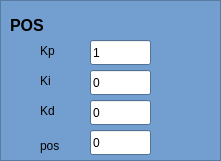
  <widget class="QFrame" name="pos_frame">
   <property name="geometry">
    <rect>
     <x>600</x>
     <y>500</y>
     <width>221</width>
     <height>161</height>
    </rect>
   </property>
   <property name="palette">
    <palette>
     <active>
      <colorrole role="WindowText">
       <brush brushstyle="SolidPattern">
        <color alpha="255">
         <red>0</red>
         <green>0</green>
         <blue>0</blue>
        </color>
       </brush>
      </colorrole>
      <colorrole role="Button">
       <brush brushstyle="SolidPattern">
        <color alpha="255">
         <red>114</red>
         <green>159</green>
         <blue>207</blue>
        </color>
       </brush>
      </colorrole>
      <colorrole role="Light">
       <brush brushstyle="SolidPattern">
        <color alpha="255">
         <red>196</red>
         <green>225</green>
         <blue>255</blue>
        </color>
       </brush>
      </colorrole>
      <colorrole role="Midlight">
       <brush brushstyle="SolidPattern">
        <color alpha="255">
         <red>155</red>
         <green>192</green>
         <blue>231</blue>
        </color>
       </brush>
      </colorrole>
      <colorrole role="Dark">
       <brush brushstyle="SolidPattern">
        <color alpha="255">
         <red>57</red>
         <green>79</green>
         <blue>103</blue>
        </color>
       </brush>
      </colorrole>
      <colorrole role="Mid">
       <brush brushstyle="SolidPattern">
        <color alpha="255">
         <red>76</red>
         <green>106</green>
         <blue>138</blue>
        </color>
       </brush>
      </colorrole>
      <colorrole role="Text">
       <brush brushstyle="SolidPattern">
        <color alpha="255">
         <red>0</red>
         <green>0</green>
         <blue>0</blue>
        </color>
       </brush>
      </colorrole>
      <colorrole role="BrightText">
       <brush brushstyle="SolidPattern">
        <color alpha="255">
         <red>255</red>
         <green>255</green>
         <blue>255</blue>
        </color>
       </brush>
      </colorrole>
      <colorrole role="ButtonText">
       <brush brushstyle="SolidPattern">
        <color alpha="255">
         <red>0</red>
         <green>0</green>
         <blue>0</blue>
        </color>
       </brush>
      </colorrole>
      <colorrole role="Base">
       <brush brushstyle="SolidPattern">
        <color alpha="255">
         <red>255</red>
         <green>255</green>
         <blue>255</blue>
        </color>
       </brush>
      </colorrole>
      <colorrole role="Window">
       <brush brushstyle="SolidPattern">
        <color alpha="255">
         <red>114</red>
         <green>159</green>
         <blue>207</blue>
        </color>
       </brush>
      </colorrole>
      <colorrole role="Shadow">
       <brush brushstyle="SolidPattern">
        <color alpha="255">
         <red>0</red>
         <green>0</green>
         <blue>0</blue>
        </color>
       </brush>
      </colorrole>
      <colorrole role="AlternateBase">
       <brush brushstyle="SolidPattern">
        <color alpha="255">
         <red>184</red>
         <green>207</green>
         <blue>231</blue>
        </color>
       </brush>
      </colorrole>
      <colorrole role="ToolTipBase">
       <brush brushstyle="SolidPattern">
        <color alpha="255">
         <red>255</red>
         <green>255</green>
         <blue>220</blue>
        </color>
       </brush>
      </colorrole>
      <colorrole role="ToolTipText">
       <brush brushstyle="SolidPattern">
        <color alpha="255">
         <red>0</red>
         <green>0</green>
         <blue>0</blue>
        </color>
       </brush>
      </colorrole>
     </active>
     <inactive>
      <colorrole role="WindowText">
       <brush brushstyle="SolidPattern">
        <color alpha="255">
         <red>0</red>
         <green>0</green>
         <blue>0</blue>
        </color>
       </brush>
      </colorrole>
      <colorrole role="Button">
       <brush brushstyle="SolidPattern">
        <color alpha="255">
         <red>114</red>
         <green>159</green>
         <blue>207</blue>
        </color>
       </brush>
      </colorrole>
      <colorrole role="Light">
       <brush brushstyle="SolidPattern">
        <color alpha="255">
         <red>196</red>
         <green>225</green>
         <blue>255</blue>
        </color>
       </brush>
      </colorrole>
      <colorrole role="Midlight">
       <brush brushstyle="SolidPattern">
        <color alpha="255">
         <red>155</red>
         <green>192</green>
         <blue>231</blue>
        </color>
       </brush>
      </colorrole>
      <colorrole role="Dark">
       <brush brushstyle="SolidPattern">
        <color alpha="255">
         <red>57</red>
         <green>79</green>
         <blue>103</blue>
        </color>
       </brush>
      </colorrole>
      <colorrole role="Mid">
       <brush brushstyle="SolidPattern">
        <color alpha="255">
         <red>76</red>
         <green>106</green>
         <blue>138</blue>
        </color>
       </brush>
      </colorrole>
      <colorrole role="Text">
       <brush brushstyle="SolidPattern">
        <color alpha="255">
         <red>0</red>
         <green>0</green>
         <blue>0</blue>
        </color>
       </brush>
      </colorrole>
      <colorrole role="BrightText">
       <brush brushstyle="SolidPattern">
        <color alpha="255">
         <red>255</red>
         <green>255</green>
         <blue>255</blue>
        </color>
       </brush>
      </colorrole>
      <colorrole role="ButtonText">
       <brush brushstyle="SolidPattern">
        <color alpha="255">
         <red>0</red>
         <green>0</green>
         <blue>0</blue>
        </color>
       </brush>
      </colorrole>
      <colorrole role="Base">
       <brush brushstyle="SolidPattern">
        <color alpha="255">
         <red>255</red>
         <green>255</green>
         <blue>255</blue>
        </color>
       </brush>
      </colorrole>
      <colorrole role="Window">
       <brush brushstyle="SolidPattern">
        <color alpha="255">
         <red>114</red>
         <green>159</green>
         <blue>207</blue>
        </color>
       </brush>
      </colorrole>
      <colorrole role="Shadow">
       <brush brushstyle="SolidPattern">
        <color alpha="255">
         <red>0</red>
         <green>0</green>
         <blue>0</blue>
        </color>
       </brush>
      </colorrole>
      <colorrole role="AlternateBase">
       <brush brushstyle="SolidPattern">
        <color alpha="255">
         <red>184</red>
         <green>207</green>
         <blue>231</blue>
        </color>
       </brush>
      </colorrole>
      <colorrole role="ToolTipBase">
       <brush brushstyle="SolidPattern">
        <color alpha="255">
         <red>255</red>
         <green>255</green>
         <blue>220</blue>
        </color>
       </brush>
      </colorrole>
      <colorrole role="ToolTipText">
       <brush brushstyle="SolidPattern">
        <color alpha="255">
         <red>0</red>
         <green>0</green>
         <blue>0</blue>
        </color>
       </brush>
      </colorrole>
     </inactive>
     <disabled>
      <colorrole role="WindowText">
       <brush brushstyle="SolidPattern">
        <color alpha="255">
         <red>57</red>
         <green>79</green>
         <blue>103</blue>
        </color>
       </brush>
      </colorrole>
      <colorrole role="Button">
       <brush brushstyle="SolidPattern">
        <color alpha="255">
         <red>114</red>
         <green>159</green>
         <blue>207</blue>
        </color>
       </brush>
      </colorrole>
      <colorrole role="Light">
       <brush brushstyle="SolidPattern">
        <color alpha="255">
         <red>196</red>
         <green>225</green>
         <blue>255</blue>
        </color>
       </brush>
      </colorrole>
      <colorrole role="Midlight">
       <brush brushstyle="SolidPattern">
        <color alpha="255">
         <red>155</red>
         <green>192</green>
         <blue>231</blue>
        </color>
       </brush>
      </colorrole>
      <colorrole role="Dark">
       <brush brushstyle="SolidPattern">
        <color alpha="255">
         <red>57</red>
         <green>79</green>
         <blue>103</blue>
        </color>
       </brush>
      </colorrole>
      <colorrole role="Mid">
       <brush brushstyle="SolidPattern">
        <color alpha="255">
         <red>76</red>
         <green>106</green>
         <blue>138</blue>
        </color>
       </brush>
      </colorrole>
      <colorrole role="Text">
       <brush brushstyle="SolidPattern">
        <color alpha="255">
         <red>57</red>
         <green>79</green>
         <blue>103</blue>
        </color>
       </brush>
      </colorrole>
      <colorrole role="BrightText">
       <brush brushstyle="SolidPattern">
        <color alpha="255">
         <red>255</red>
         <green>255</green>
         <blue>255</blue>
        </color>
       </brush>
      </colorrole>
      <colorrole role="ButtonText">
       <brush brushstyle="SolidPattern">
        <color alpha="255">
         <red>57</red>
         <green>79</green>
         <blue>103</blue>
        </color>
       </brush>
      </colorrole>
      <colorrole role="Base">
       <brush brushstyle="SolidPattern">
        <color alpha="255">
         <red>114</red>
         <green>159</green>
         <blue>207</blue>
        </color>
       </brush>
      </colorrole>
      <colorrole role="Window">
       <brush brushstyle="SolidPattern">
        <color alpha="255">
         <red>114</red>
         <green>159</green>
         <blue>207</blue>
        </color>
       </brush>
      </colorrole>
      <colorrole role="Shadow">
       <brush brushstyle="SolidPattern">
        <color alpha="255">
         <red>0</red>
         <green>0</green>
         <blue>0</blue>
        </color>
       </brush>
      </colorrole>
      <colorrole role="AlternateBase">
       <brush brushstyle="SolidPattern">
        <color alpha="255">
         <red>114</red>
         <green>159</green>
         <blue>207</blue>
        </color>
       </brush>
      </colorrole>
      <colorrole role="ToolTipBase">
       <brush brushstyle="SolidPattern">
        <color alpha="255">
         <red>255</red>
         <green>255</green>
         <blue>220</blue>
        </color>
       </brush>
      </colorrole>
      <colorrole role="ToolTipText">
       <brush brushstyle="SolidPattern">
        <color alpha="255">
         <red>0</red>
         <green>0</green>
         <blue>0</blue>
        </color>
       </brush>
      </colorrole>
     </disabled>
    </palette>
   </property>
   <property name="autoFillBackground">
    <bool>true</bool>
   </property>
   <property name="frameShape">
    <enum>QFrame::StyledPanel</enum>
   </property>
   <property name="frameShadow">
    <enum>QFrame::Raised</enum>
   </property>
   <widget class="QLabel" name="label_3">
    <property name="geometry">
     <rect>
      <x>10</x>
      <y>10</y>
      <width>71</width>
      <height>31</height>
     </rect>
    </property>
    <property name="font">
     <font>
      <pointsize>12</pointsize>
      <weight>75</weight>
      <italic>false</italic>
      <bold>true</bold>
     </font>
    </property>
    <property name="text">
     <string>POS</string>
    </property>
   </widget>
   <widget class="QLineEdit" name="Kp_pos">
    <property name="geometry">
     <rect>
      <x>90</x>
      <y>40</y>
      <width>61</width>
      <height>25</height>
     </rect>
    </property>
    <property name="text">
     <string>1</string>
    </property>
   </widget>
   <widget class="QLabel" name="label">
    <property name="geometry">
     <rect>
      <x>40</x>
      <y>40</y>
      <width>41</width>
      <height>21</height>
     </rect>
    </property>
    <property name="text">
     <string>Kp</string>
    </property>
   </widget>
   <widget class="QLabel" name="label_4">
    <property name="geometry">
     <rect>
      <x>40</x>
      <y>70</y>
      <width>31</width>
      <height>21</height>
     </rect>
    </property>
    <property name="text">
     <string>Ki</string>
    </property>
   </widget>
   <widget class="QLineEdit" name="Ki_pos">
    <property name="geometry">
     <rect>
      <x>90</x>
      <y>70</y>
      <width>61</width>
      <height>25</height>
     </rect>
    </property>
    <property name="text">
     <string>0</string>
    </property>
   </widget>
   <widget class="QLineEdit" name="Kd_pos">
    <property name="geometry">
     <rect>
      <x>90</x>
      <y>100</y>
      <width>61</width>
      <height>25</height>
     </rect>
    </property>
    <property name="text">
     <string>0</string>
    </property>
   </widget>
   <widget class="QLabel" name="label_5">
    <property name="geometry">
     <rect>
      <x>40</x>
      <y>100</y>
      <width>31</width>
      <height>21</height>
     </rect>
    </property>
    <property name="text">
     <string>Kd</string>
    </property>
   </widget>
   <widget class="QLabel" name="label_17">
    <property name="geometry">
     <rect>
      <x>40</x>
      <y>130</y>
      <width>81</width>
      <height>31</height>
     </rect>
    </property>
    <property name="text">
     <string>pos</string>
    </property>
   </widget>
   <widget class="QLineEdit" name="setpoint_pos">
    <property name="geometry">
     <rect>
      <x>90</x>
      <y>130</y>
      <width>61</width>
      <height>25</height>
     </rect>
    </property>
    <property name="text">
     <string>0</string>
    </property>
   </widget>
  </widget>
